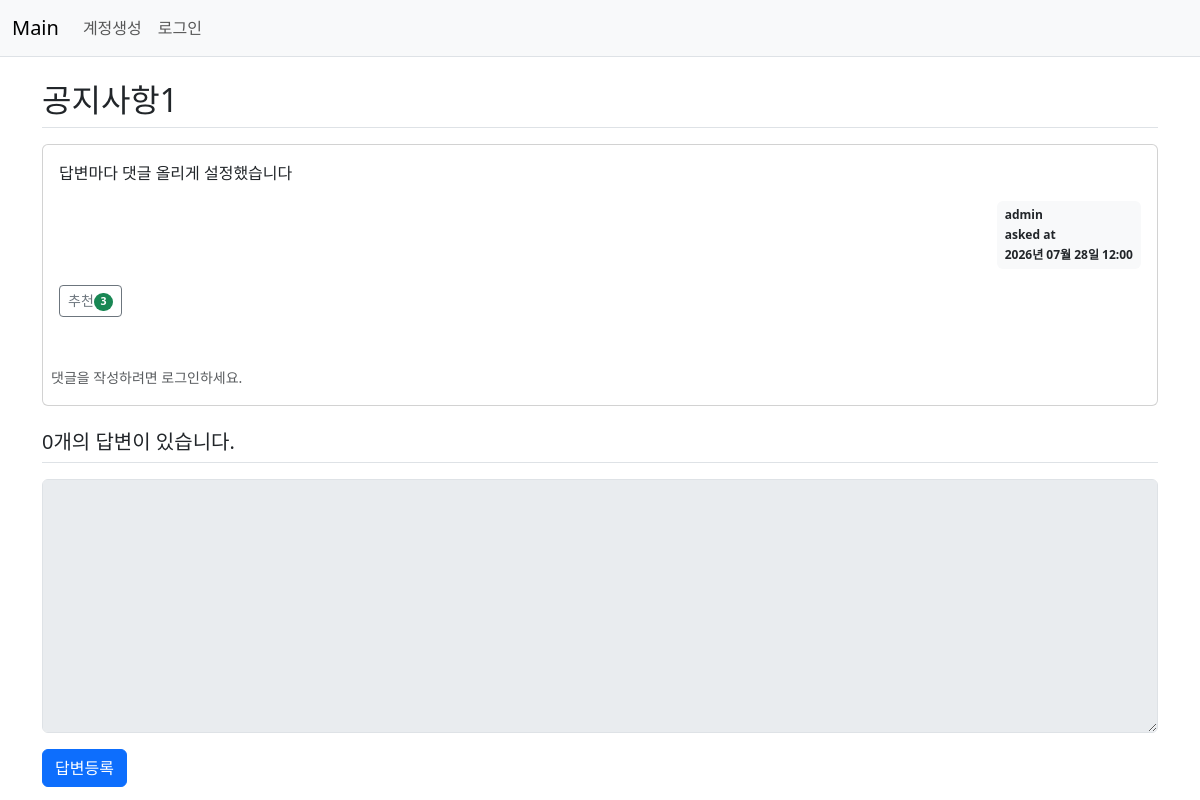
Before: /question/detail/305/ with the older database file.
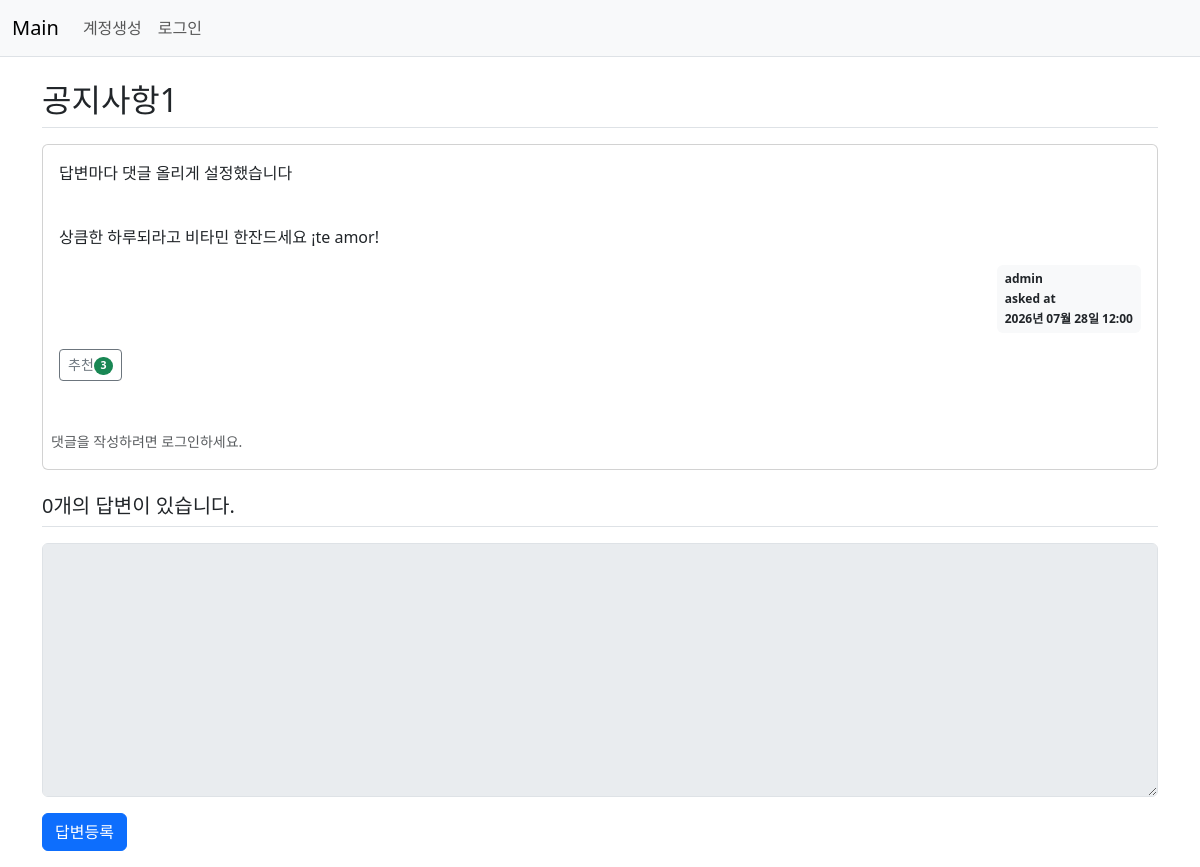
After: the same page with the newer database file.
### pybo/models.py (models this page shows, shortened)
class Question(db.Model):
    id = db.Column(db.Integer, primary_key=True)
    subject = db.Column(db.String(max_string), nullable=False) # 200자까지 문자열 제한이 있으며 null을 허용하지 않겠다.
    content = db.Column(db.Text(), nullable=False)
    create_date = db.Column(db.DateTime(), nullable=False) # DateTime을 받아오며 null을 허용하지 않겠다
    image_path = db.Column(db.Text(), nullable=True)
    user_id = db.Column(db.Integer, db.ForeignKey('user.id', ondelete='CASCADE'), nullable=False)
    user = db.relationship('User', backref=db.backref('question_set'))
    voter = db.relationship('User', secondary=question_voter,
                            backref=db.backref('question_voter_set', lazy='dynamic'))

class User(db.Model):
    id = db.Column(db.Integer, primary_key=True)
    username = db.Column(db.String(150), unique=True, nullable=False) # unique = True 중복 막겠다
    password = db.Column(db.String(max_string), nullable=False)
    email = db.Column(db.String(120), unique=True, nullable=False)

### pybo/views/question_views.py (the view)
@bp.route('/detail/<int:question_id>/')
def detail(question_id):
    form = AnswerForm() # 상세 조회 라우터 내부에 빈 답변 폼 생성
    question = Question.query.get_or_404(question_id)
    return render_template('question/question_detail.html', question=question, form=form)

### pybo/forms.py
class AnswerForm(FlaskForm):
    content = TextAreaField('내용', validators=[DataRequired('내용은 필수 입력 항목입니다.')])

### pybo/filter.py (called while the page is built)
def format_datetime(value, fmt='%Y년 %m월 %d일 %H:%M'):
    return value.strftime(fmt)

### pybo/views/auth_views.py (called while the page is built)
@bp.before_app_request
def load_logged_in_user():
    user_id = session.get('user_id')
    if user_id is None:
        g.user = None
    else:
        g.user = User.query.get(user_id)

### pybo/templates/question/question_detail.html (shortened to what this page needs)
{% extends 'base.html' %}
{% block content %}
<div class="container my-3">
    <h2 class="border-bottom py-2">{{ question.subject }}</h2>
    <div class="card my-3">
        <div class="card-body">
            <div class="card-text" style="white-space: pre-line;">{{ question.content|trim|markdown }}</div>
            <div class="d-flex justify-content-end">
                <div class="badge bg-light text-dark p-2 text-start">
                    <div class="mb-2">{{ question.user.username }}</div>
                    <div class="mb-2">asked at</div>
                    <div>{{ question.create_date|datetime }}</div>
                </div>
            </div>
            <div class="my-3">
                <a href="javascript:void(0)" data-uri="{{ url_for('question.vote', question_id=question.id) }}"
                    class="recommend btn btn-sm btn-outline-secondary"> 추천<span class="badge rounded-pill bg-success">{{
                        question.voter|length }}</span>
                </a>
            </div>
        </div>
        <div class="card-body ps-2">
            <div>
                {% if g.user %}
                <a href="{{ url_for('comment.create_question', question_id=question.id) }}" class="small"><small>댓글 추가
                        ..</small></a>
                {% else %}
                <small class="text-muted">댓글을 작성하려면 로그인하세요.</small>
            </div>
            {% endif %}
        </div>
    </div>
    <h5 class="border-bottom my-3 py-2">{{ question.answer_set|length }}개의 답변이 있습니다.</h5>
    <form action="{{ url_for('answer.create', question_id=question.id) }}" method="post" class="my-3">
        <div class="mb-3">
            <textarea {% if not g.user %}disabled{% endif %} name="content" id="content" class="form-control"
                rows="10"></textarea>
        </div>
        <input type="submit" value="답변등록" class="btn btn-primary">
    </form>
</div>
{% endblock %}

### pybo/templates/base.html (shortened to what this page needs)
<!DOCTYPE html>
<html lang="ko">
<head>
    <link rel="stylesheet" href="https://cdn.jsdelivr.net/npm/bootstrap@5.3.8/dist/css/bootstrap.min.css">
</head>
<body>
  {% include "navbar.html" %}
	{% block content %}
  {% endblock %}
</body>
</html>

### pybo/templates/navbar.html (shortened to what this page needs)
<nav class="navbar navbar-expand-lg navbar-light bg-light border-bottom">
    <div class="container-fluid">
        <a class="navbar-brand" href="{{ url_for('main.index') }}">Main</a>
        <div class="collapse navbar-collapse" id="navbarSupportedContent">
            <ul class="navbar-nav me-auto mb-2 mb-lg-0">
                {% if g.user %}
                <li class="nav-item">
                    <a class="nav-link" href="{{ url_for('auth.logout') }}">{{ g.user.username }} (로그아웃)</a>
                </li>
                {% else %}
                <li class="nav-item">
                    <a class="nav-link" href="{{ url_for('auth.signup') }}">계정생성</a>
                </li>
                <li class="nav-item">
                    <a class="nav-link" href="{{ url_for('auth.login') }}">로그인</a>
                </li>
                {% endif %}
            </ul>
        </div>
    </div>
</nav>

Changed rows visible on the page:
changed Question "공지사항1": content "답변마다 댓글 올리게 설정했습니다" → "답변마다 댓글 올리게 설정했습니다 상큼한 하루되라고 비타민 한잔드세요 ¡te amor!"
